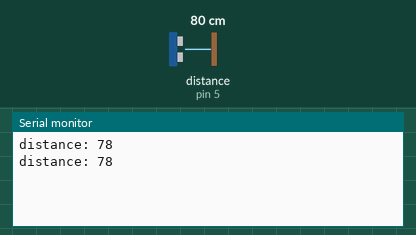
Bench run of a sketch on a simulated Arduino Uno, built with avr-gcc and run on an emulated ATmega328P. Shown: the last lines printed to the serial monitor. Wiring (inferred from the names in the program): ultrasonic range finder: trigger pin 6; echo pin 5. Inputs (shaded band) come from the test bench; at power-on: distance to the obstacle (sensor on pin 5) 80 cm. The echo pulse lasts 58.3 µs per cm.

Above: at 1.8 s.
1.9 s: distance to the obstacle (sensor on pin 5) set to 2 cm
At 2.8 s:
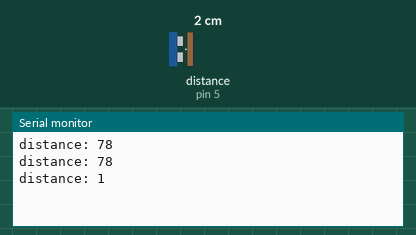
3.4 s: distance to the obstacle (sensor on pin 5) set to 4 cm
At 4.4 s:
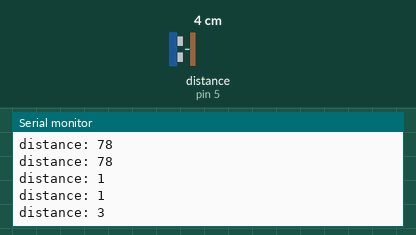
Timing chart, 0 to 6.4 s (numbered marks = the images above; inputs shaded):
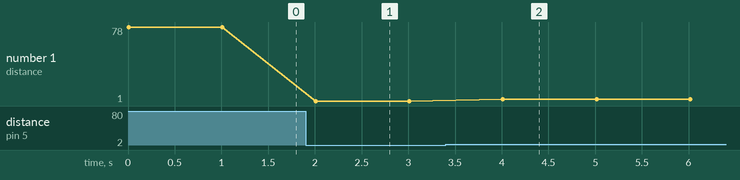

The sketch:

sketch_mar26b.ino
```cpp
#define trigPin 6
#define echoPin 5
long duration;
int distance;
void setup() {
   pinMode(trigPin,OUTPUT);
  pinMode(echoPin,INPUT);
   Serial.begin(9600);

}

void loop() {
    digitalWrite(trigPin, LOW);
  delayMicroseconds(2);
  digitalWrite(trigPin, HIGH);
  delayMicroseconds(10);    //Sets the trigPin HIGH (ACTIVE) for 10 microseconds
  digitalWrite(trigPin, LOW);
  // Reads the echoPin, returns the sound wave travel time in microseconds
  duration = pulseIn(echoPin, HIGH);
  // Calculating the distance
  distance = duration * 0.034 / 2; // Speed of sound wave divided by 2 (go and back)
  // Displays the distance on the Serial Monitor
  Serial.print("distance: ");Serial.println(distance);
  delay(1000);
}
```

Measured:
- after the input at 1.9 s, the serial monitor: prints a new line after 0.11 s (image 1)
- after the input at 3.4 s, the serial monitor: prints a new line after 0.61 s (image 2)
- plotted number 1: 78 → 1 after the input at 1.9 s, 1 → 3 after the input at 3.4 s
